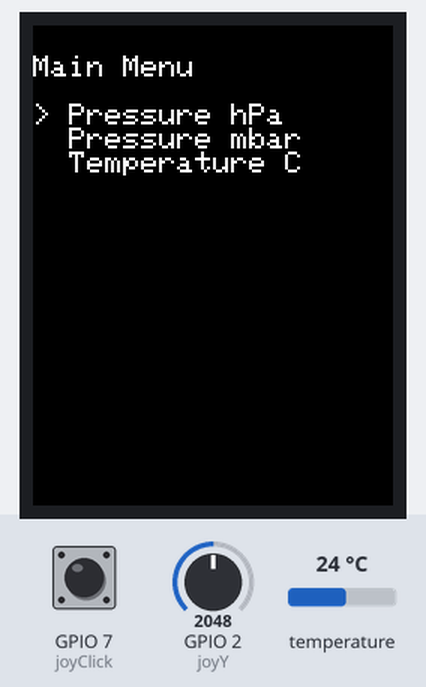
The program below on a simulated ESP32-S3. On the bench: 240×320 colour display. The inputs (shaded band) are chosen by the test bench; at power-on: GPIO 2 (joyY) = 2048, GPIO 7 (joyClick) HIGH, temperature 24 °C (analog values on the 0–4095 scale).

Above: at 1.5 s.
1.6 s: GPIO 2 (joyY) set to 1445
3.1 s: GPIO 2 (joyY) set to 1352
5.6 s: GPIO 7 (joyClick) pulled LOW for 0.15 s
At 6.9 s:
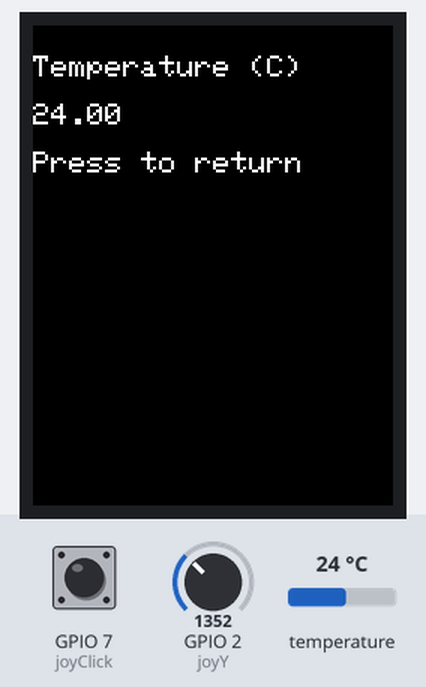
7.2 s: temperature set to 12 °C
At 8.6 s:
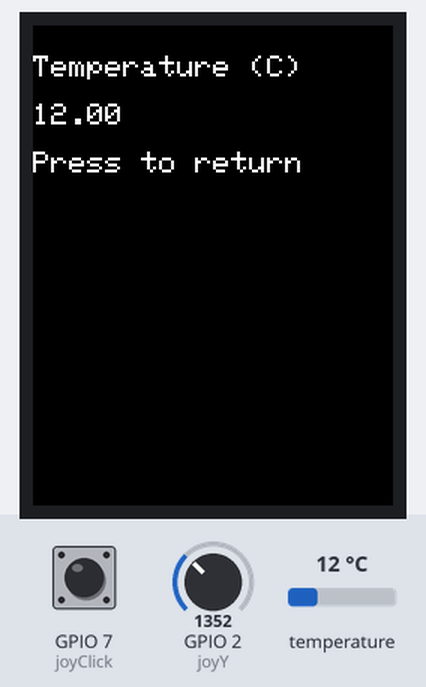
9.4 s: temperature set to 19 °C
11.5 s: temperature set to 28 °C
At 12.9 s:
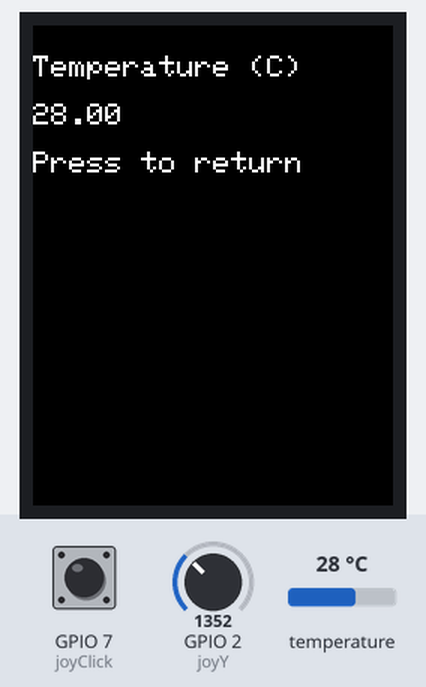
Timing chart, 0 to 14.5 s (numbered marks = the images above; inputs shaded):
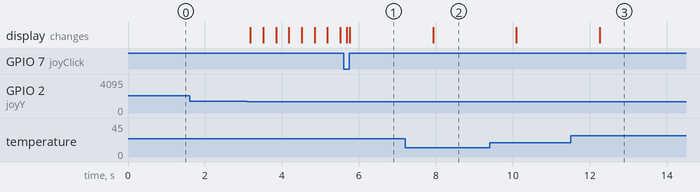

Measured:
- after the input at 1.6 s, every drawn part: stays the same
- after the input at 5.6 s, the display: first changes after 0.08 s (image 1 shows a later state)
- after the input at 7.2 s, the display: changes after 0.73 s (image 2)
- after the input at 11.5 s, the display: changes after 0.75 s (image 3)

The program:

main.cpp
```cpp
/* Block 1: Libraries */
#include <Arduino.h>                        //basic arduino functions
#include <Wire.h>                           //Communicates to BMP Sensor using i2c
#include <SPI.h>                            //For screen communication using SPI
#include <Adafruit_GFX.h>                   //Functions to draw graphics
#include <Adafruit_ST7789.h>                //Controls our display
#include <Adafruit_BMP280.h>                //Reads values from sensor


/* Block 2: Pin Defines */
//Pins on TFT as per GPIO values on physical board
#define TFT_CS 4
#define TFT_RST 6
#define TFT_DC 5

//Pins on BMP280 as per esp32 GPIO values on physical board
#define I2C_SDA 8
#define I2C_SCL 9

//Pins on Joystick as per esp32 GPIO values on physical board
const int joyX = 1;
const int joyY = 2;
const int joyClick = 7;


/* Block 3: Variables */
//Create objects for display (tft) and sensor (bmp) from Library classes
Adafruit_ST7789 tft = Adafruit_ST7789(TFT_CS, TFT_DC, TFT_RST);
Adafruit_BMP280 bmp;

int highlightOption = 0;                        // Which (of 3) options is highlighted on the menu (0 = pressure hPa, 1 = pressure mbar, 2 = temperature C)
int openPage = 0;                               // Which page is displayed (0 = menu, 1 = pressure hPa, 2 = pressure mbar, 3 = temperature C)
bool lastButton = HIGH;                         // Detects joystick click (display highlighted option)

unsigned long lastMove = 0;                     // Stores time of last joystick movement (to prevent fast scrolling)
unsigned long lastUpdate = 0;                   // Stores time of last sensor display update (refresh per 1 sec)


/* Block 4: Main Menu */
void showMenu() {
  tft.fillScreen(ST77XX_BLACK);                 //clears screen
  tft.setCursor(0, 20);                         // positions text top left corner
  tft.setTextSize(2);
  tft.setTextColor(ST77XX_WHITE);

  tft.println("Main Menu\n");

  //The options on screen to be selected - stored in array
  const char* options[] = {
    "Pressure hPa",
    "Pressure mbar",
    "Temperature C"
  };

  //prints menu options + highlights the selected one
  for (int i = 0; i < 3; i++) {
    if (i == highlightOption) {
      tft.print("> ");
    }
    else {
      tft.print("  ");
    }

    tft.println(options[i]);
  }
}

/* Block 5: Selected Pages*/
//default configurations for all three pages
void showPage() {
  tft.fillScreen(ST77XX_BLACK);
  tft.setCursor(0, 20);
  tft.setTextSize(2);
  tft.setTextColor(ST77XX_WHITE);

  if (openPage == 1) {
    tft.println("Pressure (hPa)\n");
    tft.println(bmp.readPressure() / 100.0);
  }
  else if (openPage == 2) {
    tft.println("Pressure (mbar)\n");
    tft.println(bmp.readPressure() / 100.0);
  }
  else if (openPage == 3) {
    tft.println("Temperature (C)\n");
    tft.println(bmp.readTemperature());
  }

  tft.println("\nPress to return");
}


/* Block 6: Initialization */
void setup() {
  Serial.begin(115200);

  // Initialise joystick
  pinMode(joyClick, INPUT_PULLUP);              // Joystick Clicked = LOW, Not Clicked = HIGH
  analogReadResolution(12);                     // ADC is set to 12 bits as joyY and joyX are analog but joyClick is digital

  // Initialise screen
  SPI.begin();
  tft.init(240, 320);                          // Display [Width, Height] in pixels
  tft.fillScreen(ST77XX_BLACK);                //Clears screen on startup to prevent undesierables

  // Initialise BMP280
  Wire.begin(I2C_SDA, I2C_SCL);               //Initialises the pins the BMP280 sensor physically connects to on the i2c


/* Block 7:BMP280 Detection test + Display Menu*/
  if (!bmp.begin(0x76)) {                    //BMP280 sensor address is 0x76, uses ! so code continues on if it can begin but if it cant:
    tft.println("BMP280 not found");        //prints on Screen if sensor is not detected
    Serial.println("BMP280 not found");     //Does the same on Serial Montitor in case the screen is the issue

    //Endless delay so code wont continue without the BMP detection
    while (1) {
      delay(1000);
    }
  }

  //with the risk eliminated of bad sensor detection, menu shows on screen
  showMenu();
}


/* Block 8: Main Loop */
void loop() {
  int yAxis = analogRead(joyY);                                 //Stores joystick y-axis value (0-4095) inside int
  bool buttonState = digitalRead(joyClick);                     //Reads joystick state: Low = Clicked, High = Not Clicked

  // If main menu is dispalyed, & 250ms+ since last joystick movement: read joystick y-axis value to navigate menu
  if (openPage == 0 && (millis() - lastMove) > 250) {            //millis counts milliseconds

    if (yAxis < 1400) {                                          //if joystick moves downward:
      highlightOption++;                                         //highlight the option below it
      if (highlightOption > 2) {                                 //if joystick descends on bottom option, send back to top
        highlightOption = 0;
      }
      showMenu();
      lastMove = millis();
    }
    else if (yAxis > 2700) {                                    //if joystick moves upwards:
      highlightOption--;                                        //highlight the option above it
      if (highlightOption < 0) {                                //if joystick ascends on top option, send to bottom
        highlightOption = 2;
      }
      showMenu();                                               //update screen  to isplay the > beside the highlighted menu option
      lastMove = millis();                                      //store the current ms time as its now the new last joystick movement
    }
  }


/* Block 9:*/
  // Select page or return to menu
  if (buttonState == LOW && lastButton == HIGH) {               //if joystick is clicked (LOW) and it was not clicked before (HIGH)
    if (openPage == 0) {
      openPage = highlightOption + 1;                           //if clicking on main menu, open the highlighted options | +1 needed as main menu cant be highlighted
      showPage();                                               //update screen to the new openPage
    }
    else {
      openPage = 0;                                             //otherwise revert to main menu - stick click when already on one of the three pages
      showMenu();
    }
  }


/* Block 10: Button Memory*/
  lastButton = buttonState;                                     //store the current button state as its now the new last button state

  // Update sensor reading every second
  if (openPage != 0 && millis() - lastUpdate >= 1000) {         //if not on main menu and 1 second has passed since last update
    showPage();                                                 //refresh screen with new info
    lastUpdate = millis();                                      //store the current ms time as its now the new last update time
  }
}
```
